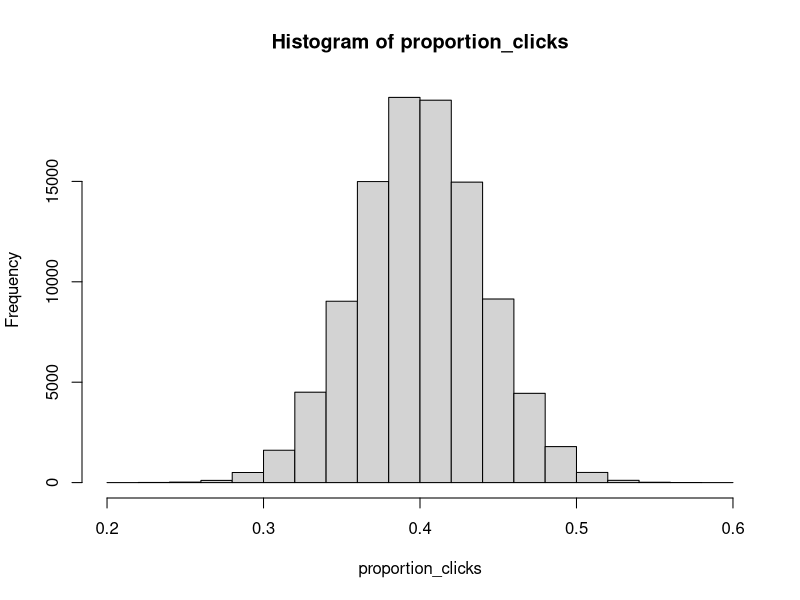
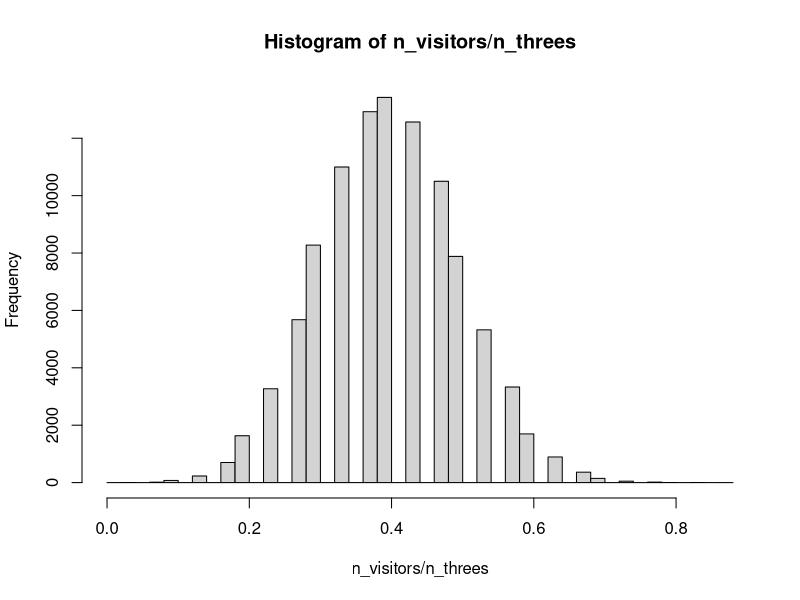

Here is the R script that generated these plots, in order:
set.seed(2021)
n_threes = 30
n_successes = 7
historic_average = 0.4

proportion_clicks <- rnorm(
  n = 100000, 
  mean = historic_average,
  sd = 0.04
)
hist(proportion_clicks)

n_visitors <- rbinom(
  # Simulate 100K times
  n = 100000, 
  # Number of ads
  size = n_threes,
  # Probability of click
  prob = proportion_clicks
)

hist(n_visitors/n_threes, breaks = 50)

mean(n_visitors <= n_successes)
